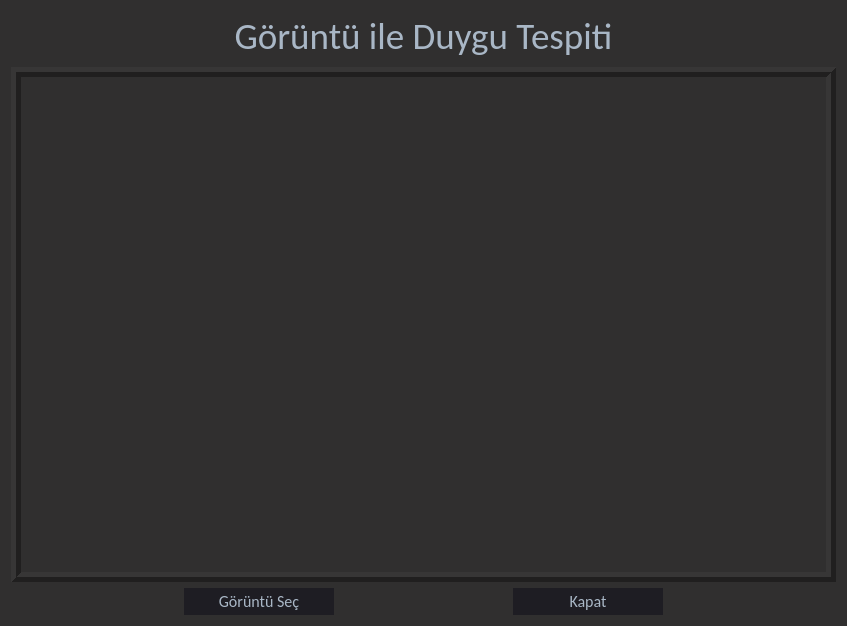
<?xml version="1.0" encoding="UTF-8"?>
<ui version="4.0">
 <class>Form</class>
 <widget class="QWidget" name="Form">
  <property name="geometry">
   <rect>
    <x>0</x>
    <y>0</y>
    <width>847</width>
    <height>626</height>
   </rect>
  </property>
  <property name="windowTitle">
   <string>Form</string>
  </property>
  <property name="styleSheet">
   <string notr="true">QWidget
{
    color: silver;
    background-color: #302F2F;
    selection-background-color:#3d8ec9;
    selection-color: black;
    background-clip: border;
    border-image: none;
    outline: 0;
}

QWidget:item:hover
{
    background-color: #78879b;
    color: black;
}

QWidget:item:selected
{
    background-color: #3d8ec9;
}</string>
  </property>
  <layout class="QVBoxLayout" name="verticalLayout">
   <item>
    <widget class="QLabel" name="label_2">
     <property name="maximumSize">
      <size>
       <width>16777215</width>
       <height>50</height>
      </size>
     </property>
     <property name="font">
      <font>
       <family>Calibri</family>
       <pointsize>28</pointsize>
       <weight>50</weight>
       <bold>false</bold>
      </font>
     </property>
     <property name="styleSheet">
      <string notr="true">QLabel {
	color: #a9b7c6;
}</string>
     </property>
     <property name="text">
      <string>Görüntü ile Duygu Tespiti</string>
     </property>
     <property name="alignment">
      <set>Qt::AlignCenter</set>
     </property>
    </widget>
   </item>
   <item>
    <widget class="QLabel" name="imgLabel">
     <property name="minimumSize">
      <size>
       <width>0</width>
       <height>500</height>
      </size>
     </property>
     <property name="maximumSize">
      <size>
       <width>16777215</width>
       <height>16777215</height>
      </size>
     </property>
     <property name="font">
      <font>
       <family>MS Sans Serif</family>
       <pointsize>20</pointsize>
       <weight>75</weight>
       <bold>true</bold>
      </font>
     </property>
     <property name="layoutDirection">
      <enum>Qt::LeftToRight</enum>
     </property>
     <property name="styleSheet">
      <string notr="true">QLabel {
	color: #a9b7c6;
}</string>
     </property>
     <property name="frameShape">
      <enum>QFrame::Box</enum>
     </property>
     <property name="frameShadow">
      <enum>QFrame::Raised</enum>
     </property>
     <property name="lineWidth">
      <number>5</number>
     </property>
     <property name="text">
      <string/>
     </property>
     <property name="alignment">
      <set>Qt::AlignCenter</set>
     </property>
     <property name="margin">
      <number>0</number>
     </property>
     <property name="textInteractionFlags">
      <set>Qt::NoTextInteraction</set>
     </property>
    </widget>
   </item>
   <item>
    <layout class="QHBoxLayout" name="horizontalLayout">
     <item>
      <widget class="QPushButton" name="btnShow">
       <property name="maximumSize">
        <size>
         <width>150</width>
         <height>16777215</height>
        </size>
       </property>
       <property name="font">
        <font>
         <family>Calibri</family>
         <pointsize>12</pointsize>
         <weight>50</weight>
         <bold>false</bold>
        </font>
       </property>
       <property name="styleSheet">
        <string notr="true">QPushButton{
	border-style: solid;
	border-top-color: transparent;
	border-right-color: transparent;
	border-left-color: transparent;
	border-bottom-color: transparent;
	border-width: 1px;
	border-style: solid;
	color: #a9b7c6;
	padding: 2px;
	background-color: #1e1d23;
}
QPushButton::default{
	border-style: inset;
	border-top-color: transparent;
	border-right-color: transparent;
	border-left-color: transparent;
	border-bottom-color: #04b97f;
	border-width: 1px;
	color: #a9b7c6;
	padding: 2px;
	background-color: #1e1d23;
}
QPushButton:hover{
	border-style: solid;
	border-top-color: transparent;
	border-right-color: transparent;
	border-left-color: transparent;
	border-bottom-color: #37efba;
	border-bottom-width: 1px;
	border-style: solid;
	color: #FFFFFF;
	padding-bottom: 2px;
	background-color: #1e1d23;
}
QPushButton:pressed{
	border-style: solid;
	border-top-color: transparent;
	border-right-color: transparent;
	border-left-color: transparent;
	border-bottom-color: #37efba;
	border-bottom-width: 2px;
	border-style: solid;
	color: #37efba;
	padding-bottom: 1px;
	background-color: #1e1d23;
}
QPushButton:disabled{
	border-style: solid;
	border-top-color: transparent;
	border-right-color: transparent;
	border-left-color: transparent;
	border-bottom-color: #808086;
	border-bottom-width: 2px;
	border-style: solid;
	color: #808086;
	padding-bottom: 1px;
	background-color: #1e1d23;
}</string>
       </property>
       <property name="text">
        <string>Görüntü Seç</string>
       </property>
      </widget>
     </item>
     <item>
      <widget class="QPushButton" name="btnKapat">
       <property name="maximumSize">
        <size>
         <width>150</width>
         <height>16777215</height>
        </size>
       </property>
       <property name="font">
        <font>
         <family>Calibri</family>
         <pointsize>12</pointsize>
         <weight>50</weight>
         <bold>false</bold>
        </font>
       </property>
       <property name="styleSheet">
        <string notr="true">QPushButton{
	border-style: solid;
	border-top-color: transparent;
	border-right-color: transparent;
	border-left-color: transparent;
	border-bottom-color: transparent;
	border-width: 1px;
	border-style: solid;
	color: #a9b7c6;
	padding: 2px;
	background-color: #1e1d23;
}
QPushButton::default{
	border-style: inset;
	border-top-color: transparent;
	border-right-color: transparent;
	border-left-color: transparent;
	border-bottom-color: #04b97f;
	border-width: 1px;
	color: #a9b7c6;
	padding: 2px;
	background-color: #1e1d23;
}
QPushButton:hover{
	border-style: solid;
	border-top-color: transparent;
	border-right-color: transparent;
	border-left-color: transparent;
	border-bottom-color: #37efba;
	border-bottom-width: 1px;
	border-style: solid;
	color: #FFFFFF;
	padding-bottom: 2px;
	background-color: #1e1d23;
}
QPushButton:pressed{
	border-style: solid;
	border-top-color: transparent;
	border-right-color: transparent;
	border-left-color: transparent;
	border-bottom-color: #37efba;
	border-bottom-width: 2px;
	border-style: solid;
	color: #37efba;
	padding-bottom: 1px;
	background-color: #1e1d23;
}
QPushButton:disabled{
	border-style: solid;
	border-top-color: transparent;
	border-right-color: transparent;
	border-left-color: transparent;
	border-bottom-color: #808086;
	border-bottom-width: 2px;
	border-style: solid;
	color: #808086;
	padding-bottom: 1px;
	background-color: #1e1d23;
}</string>
       </property>
       <property name="text">
        <string>Kapat</string>
       </property>
      </widget>
     </item>
    </layout>
   </item>
  </layout>
 </widget>
 <resources/>
 <connections/>
</ui>
